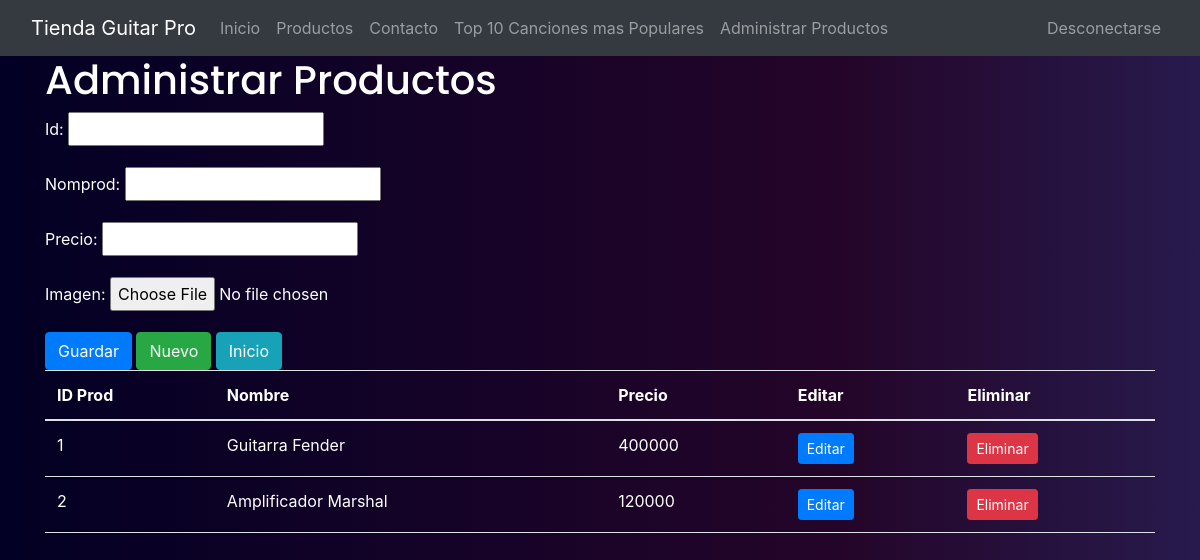
The app's page /administrar_productos/ins/-1 (signed in) with its own data.
### core/models.py (models this page shows)
class Producto(models.Model):
    id = models.IntegerField(primary_key=True)
    nomprod = models.CharField(max_length=100, null=False, blank=False)
    precio = models.IntegerField(null=False, blank=False)
    imagen = models.ImageField(upload_to="images/", default="sinfoto.jpg", null=False, blank=False, verbose_name="Imagen")

### core/views.py (the view, shortened to what this page needs)
# urls.py: path('administrar_productos/<action>/<id>', administrar_productos, name="administrar_productos"),  # Administración de productos
@csrf_exempt
def administrar_productos(request, action, id):
    if not (request.user.is_authenticated and request.user.is_staff):
        return redirect(index)
    data = {"mesg": "", "form": ProductoForm, "action": action, "id": id}
    if action == 'ins':
        if request.method == "POST":
            form = ProductoForm(request.POST, request.FILES)
            if form.is_valid:
                try:
                    form.save()
                    data["mesg"] = "¡El producto fue creado correctamente!"
                except:
                    data["mesg"] = "¡No se puede crear dos vehículos con el mismo ID!"
    data["list"] = Producto.objects.all().order_by('id')
    return render(request, "paginas/administrar_productos.html", data)

### core/templates/paginas/administrar_productos.html (shortened to what this page needs)
{% extends 'paginas/nav.html' %}
{% block nav %}
    {% load static %}
    <div class="container">
    <h1 class="text-white">Administrar Productos</h1>
    {% if form %}
        <form method="POST" action="" enctype="multipart/form-data" id="formulario">
            <div class="form-group text-white">
                {{ form.as_p }}
            </div>
            <input type="submit" class="btn btn-primary btn-width" id="id_guardar" value="Guardar">
            <a class="btn btn-success btn-width" href="{% url 'administrar_productos' 'ins' -1 %}">Nuevo</a>
            <a class="btn btn-info btn-width" href="{% url 'index' %}">Inicio</a>
        </form>
    {% endif %}
    {% if list %}
        <table class="table text-white" id="tabla_datos">
            <thead>
                <tr>
                    <th>ID Prod</th>
                    <th>Nombre</th>
                    <th>Precio</th>
                    <th class="titulo_boton">Editar</th>
                    <th class="titulo_boton">Eliminar</th>
                </tr>
            </thead>
            <tbody>
                {% for producto in list %}
                    <tr>
                        <td>{{ producto.id }}</td>
                        <td>{{ producto.nomprod }}</td>
                        <td>{{ producto.precio }}</td>
                        <td>
                            <a href="{% url 'administrar_productos' 'upd' producto.id %}" class="btn btn-primary btn-sm boton_chico">Editar</a>
                        </td>
                        <td>
                            <a href="{% url 'administrar_productos' 'del' producto.id %}" class="btn btn-danger btn-sm boton_chico">Eliminar</a>
                        </td>
                    </tr>
                {% endfor %}
            </tbody>
        </table>
    </div>
    {% endif %}
{% endblock %}

### core/static/assets/css/fondo.css (style rules this page uses)
body { background-repeat: no-repeat; background-attachment: fixed; background-size: cover; background: rgb(2,0,36); background: linear-gradient(90deg, rgba(2,0,36,1) 0%, rgba(36,5,41,1) 35%, rgba(40,33,88,1) 55%, rgba(0,212,255,1) 100%); background-size: 200% 200%; animation: gradient 60s ease infinite; background-blend-mode: darken; height: 98vh; }

### records on screen
Producto: id "1", nomprod "Guitarra Fender", precio "400000"
Producto: id "2", nomprod "Amplificador Marshal", precio "120000"
